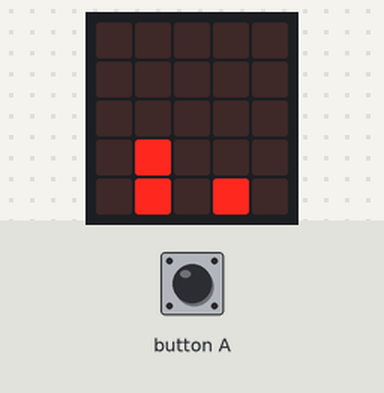
The program below on a simulated BBC micro:bit (MakeCode). Shown: the board's 5×5 LED display. The run ends where the board's game-over animation would start. At 1.5 s the program stops and its outputs stay as they are.

Above: at 0.1 s.
At 0.6 s:
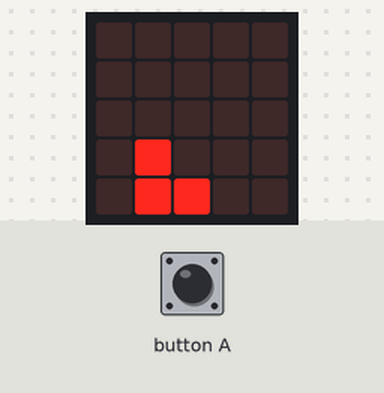
At 1.1 s:
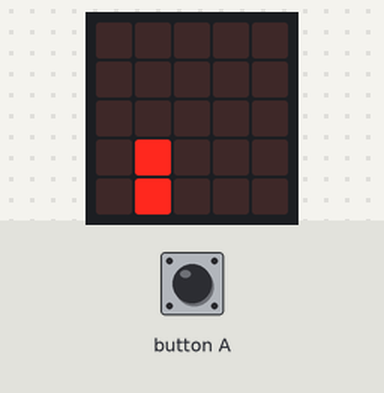

The program:

main.ts
```typescript
input.onButtonPressed(Button.A, function () {
    jugador_abajo.change(LedSpriteProperty.Y, -1)
    jugadorarriba.change(LedSpriteProperty.Y, -1)
    basic.pause(1000)
    jugador_abajo.change(LedSpriteProperty.Y, 1)
    jugadorarriba.change(LedSpriteProperty.Y, 1)
})
let jugador_abajo: game.LedSprite = null
let jugadorarriba: game.LedSprite = null
jugadorarriba = game.createSprite(1, 3)
jugador_abajo = game.createSprite(1, 4)
let piedra = game.createSprite(4, 4)
basic.forever(function () {
    piedra.change(LedSpriteProperty.X, -1)
    basic.pause(500)
    if (piedra.isTouching(jugador_abajo)) {
        game.gameOver()
    }
    if (piedra.get(LedSpriteProperty.X) == 0) {
        piedra.set(LedSpriteProperty.X, 4)
        basic.pause(500)
    }
})
```

test.ts
```typescript
// aquí va el archivo "tests"; esto no se compilará cuando este paquete se utilice como una extensión.
```

Measured:
- what the display in image 1 shows lasts 0.5 s, from 0.5 s to 1.0 s
